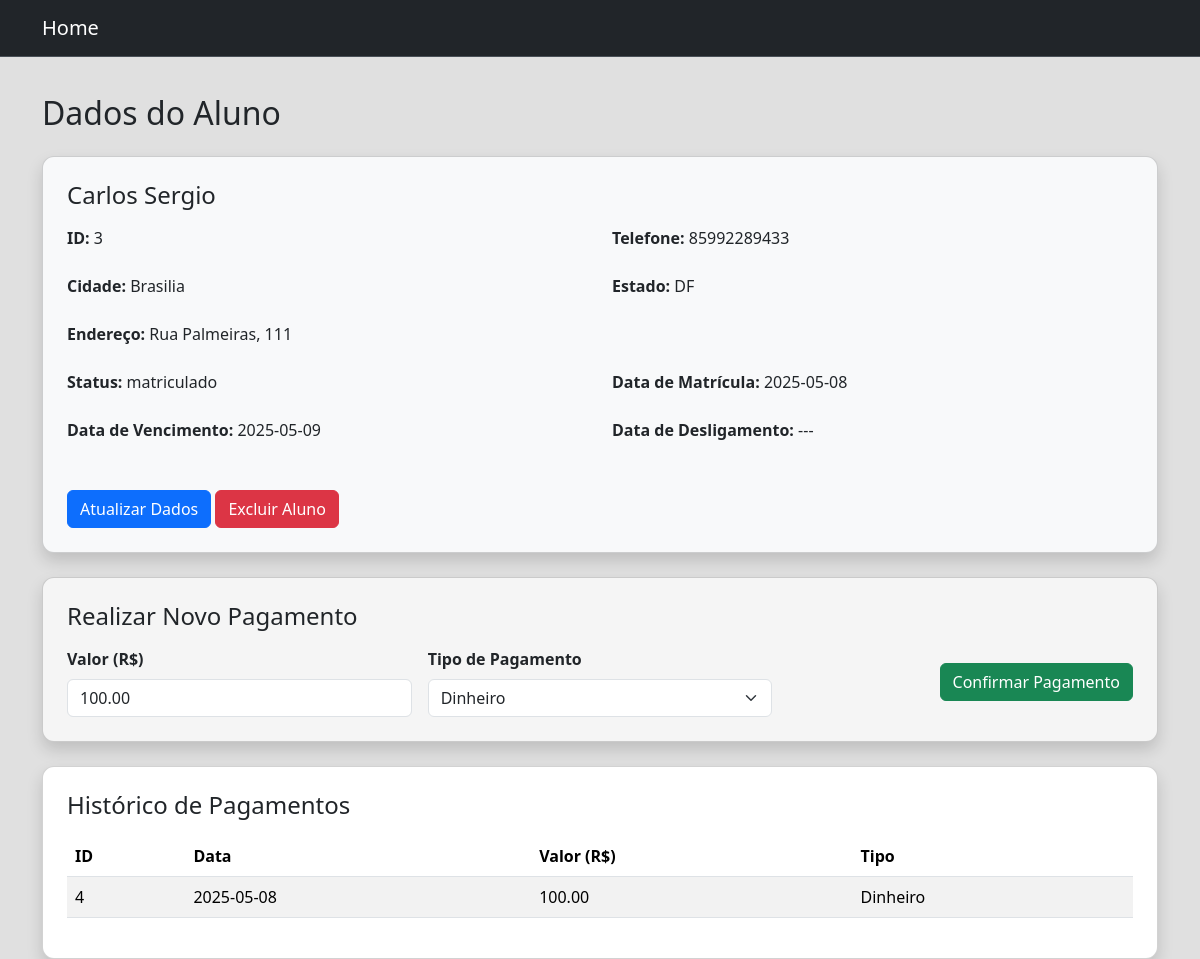
Screenshot of /aluno/3 with the database file from the repository.
### tables this page shows
CREATE TABLE alunos (id INTEGER PRIMARY KEY, 
                                                                    nome TEXT NOT NULL, 
                                                                    endereco TEXT NOT NULL,
                                                                    cidade TEXT NOT NULL,
                                                                    estado TEXT NOT NULL CHECK (LENGTH(estado) = 2),
                                                                    telefone TEXT NOT NULL UNIQUE,
                                                                    status TEXT NOT NULL,
                                                                    data_matricula DATE,
                                                                    data_vencimento DATE,
                                                                    data_desligamento DATE);

CREATE TABLE pagamentos(id_pagamentos INTEGER PRIMARY KEY,
                                                                        data_pagamento DATE NOT NULL,
                                                                        id_aluno INTEGER NOT NULL,
                                                                        valor_pagamento REAL NOT NULL,
                                                                        tipo_pagamento TEXT NOT NULL,
                                                                        FOREIGN KEY (id_aluno) REFERENCES alunos(id));

### app/views.py (the view, shortened to what this page needs)
@app.route("/aluno/<int:id>", methods=["GET"])
def dados_aluno(id):
    alunos = db.listar_alunos()
    for a in alunos:
        if a[0] == id:
            aluno = a
    pagamentos = db.listar_pagamentos(id)
    return render_template('aluno.html', title = "Dados do Aluno", aluno = aluno, pagamentos = pagamentos)

### app/models.py (called while the page is built)
    def abrir_conexao(self):
        try:
            self.connect = sqlite3.connect("database.db")
        except sqlite3.Error as erro:
            print(f"Ocorreu um erro ao abrir o banco de dodos {erro}")

    def fechar_conexao(self):
        try:
            self.connect.close()
            print("Banco foi fechado com sucesso")
        except sqlite3.Error as erro:
            print(f"falha ao fechar o banco {erro}")

    def listar_alunos(self):
        self.abrir_conexao()
        select_query = """ SELECT * FROM alunos """
        alunos = []
        try:
            cursor = self.connect.cursor()
            cursor.execute(select_query)
            alunos = cursor.fetchall()
        except sqlite3.Error as erro:
             print(f"falha ao listar os dados{erro}")
        finally:
            if self.connect:
                cursor.close()
                self.fechar_conexao()
            return alunos

    def listar_pagamentos(self, id_aluno):
        self.abrir_conexao()
        select_query = """ SELECT * FROM pagamentos WHERE id_aluno = ?"""
        pagamentos = []
        try:
            cursor = self.connect.cursor()
            cursor.execute(select_query, (id_aluno,))
            pagamentos = cursor.fetchall()
        except sqlite3.Error as erro:
            print(f"Erro ao listar pagamentos: {erro}")
        finally:
            if self.connect:
                cursor.close()
                self.fechar_conexao()
            return pagamentos

### app/templates/aluno.html (shortened to what this page needs)
{% extends 'layout.html' %}
{% block content %}
<div class="container mt-4">
    <h2 class="mb-4">Dados do Aluno</h2>
    <div class="card shadow p-4 mb-4 bg-light">
        <h4 class="card-title mb-3">{{ aluno[1] }}</h4>
        <div class="row mb-2">
            <div class="col-md-6">
                <p><strong>ID:</strong> {{ aluno[0] }}</p>
            </div>
            <div class="col-md-6">
                <p><strong>Telefone:</strong> {{ aluno[5] }}</p>
            </div>
        </div>
        <div class="row mb-2">
            <div class="col-md-6">
                <p><strong>Cidade:</strong> {{ aluno[3] }}</p>
            </div>
            <div class="col-md-6">
                <p><strong>Estado:</strong> {{ aluno[4] }}</p>
            </div>
        </div>
        <div class="row mb-2">
            <div class="col-md-12">
                <p><strong>Endereço:</strong> {{ aluno[2] }}</p>
            </div>
        </div>
        <div class="row mb-2">
            <div class="col-md-6">
                <p><strong>Status:</strong> {{ aluno[6] }}</p>
            </div>
            <div class="col-md-6">
                <p><strong>Data de Matrícula:</strong> {{ aluno[7] or '---' }}</p>
            </div>
        </div>
        <div class="row mb-2">
            <div class="col-md-6">
                <p><strong>Data de Vencimento:</strong> {{ aluno[8] or '---' }}</p>
            </div>
            <div class="col-md-6">
                <p><strong>Data de Desligamento:</strong> {{ aluno[9] or '---' }}</p>
            </div>
        </div>
        <div class="mt-4">
            <a href="{{ url_for('atualizar_dados_aluno', id=aluno[0]) }}" class="btn btn-primary">Atualizar Dados</a>
            <a href="" class="btn btn-danger" data-bs-target="#deletar" data-bs-toggle="modal">
                Excluir Aluno
            </a>
        </div>
    </div>
    <div class="card shadow p-4 mb-4">
        <h4 class="mb-3">Realizar Novo Pagamento</h4>
        <form action="{{ url_for('novo_pagamento', id=aluno[0]) }}" method="POST">
            <div class="row g-3 align-items-center">
                <div class="col-md-4">
                    <label for="valor" class="form-label"><strong>Valor (R$)</strong></label>
                    <input type="number" name="valor" id="valor" class="form-control" value="100.00" readonly>
                </div>
                <div class="col-md-4">
                    <label for="tipo" class="form-label"><strong>Tipo de Pagamento</strong></label>
                    <select name="tipo" id="tipo" class="form-select" required>
                        <option value="Dinheiro">Dinheiro</option>
                    </select>
                </div>
                <div class="col-md-4 d-flex align-items-end justify-content-end">
                    <button type="button" class="btn btn-success" data-bs-toggle="modal" data-bs-target="#meuModal">Confirmar Pagamento</button>
                </div>
            </div>
        </form>
    </div>
    <div class="card shadow p-4 bg-white">
        <h4 class="mb-3">Histórico de Pagamentos</h4>
        {% if pagamentos %}
            <table class="table table-striped">
                <thead>
                    <tr>
                        <th>ID</th>
                        <th>Data</th>
                        <th>Valor (R$)</th>
                        <th>Tipo</th>
                    </tr>
                </thead>
                <tbody>
                    {% for p in pagamentos %}
                    <tr>
                        <td>{{ p[0] }}</td>
                        <td>{{ p[1] }}</td>
                        <td>{{ "%.2f"|format(p[3]) }}</td>
                        <td>{{ p[4] }}</td>
                    </tr>
                    {% endfor %}
                </tbody>
            </table>
        {% else %}
            <p>Sem pagamentos registrados ainda.</p>
        {% endif %}
    </div>
</div>
{% endblock %}

### app/templates/layout.html (style rules this page uses)
body { background-color: #e0e0e0; padding-top: 70px }
.card { background-color: #f5f5f5; border-radius: 12px; box-shadow: 0 4px 8px rgba(0,0,0,0.1); }

### rows the page displays
alunos: nome "Carlos Sergio", id "3", telefone "85992289433", cidade "Brasilia", estado "DF", endereco "Rua Palmeiras, 111", status "matriculado", data_matricula "2025-05-08", data_vencimento "2025-05-09"
pagamentos: id_pagamentos "4", data_pagamento "2025-05-08", valor_pagamento "100.00", tipo_pagamento "Dinheiro"

### other values shown
{{ aluno[9] or '---' }} "---"
